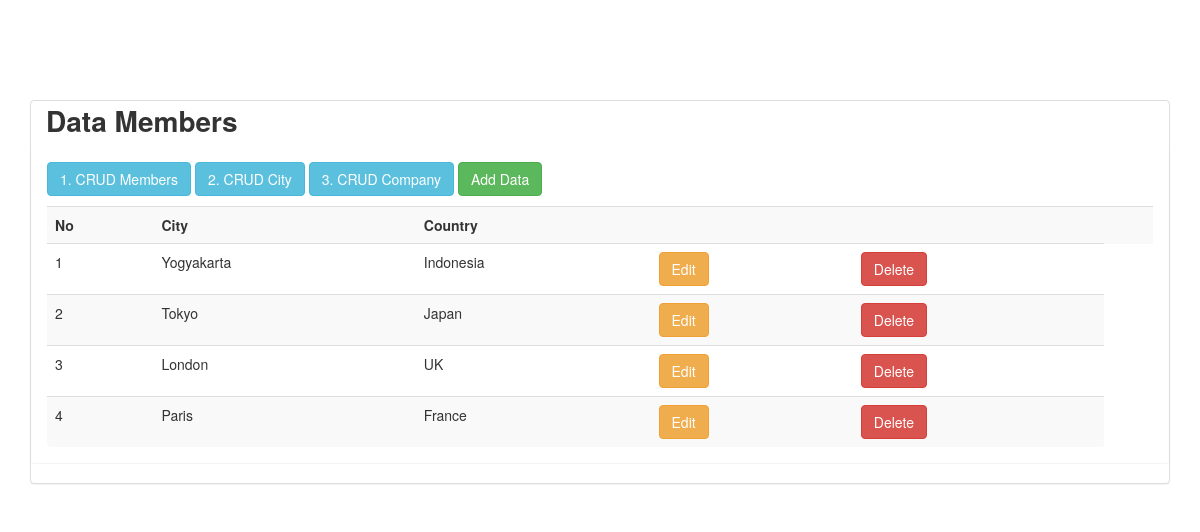
Page /indexCity.php on the committed database.
### tables this page shows
CREATE TABLE `city` (
  `idcity` int(11) NOT NULL AUTO_INCREMENT,
  `cityname` varchar(150) DEFAULT NULL,
  `country` varchar(150) DEFAULT NULL,
  PRIMARY KEY (`idcity`)
);

### indexCity.php (the view, shortened to what this page needs)
<!DOCTYPE html>
<html>
<head>
</head>
<link rel="stylesheet" type="text/css" href="assets/css/bootstrap.min.css">
<body>
	<div class="container">
		<div class="panel panel-default" style="margin-top: 100px">
				<label style="font-size: 28px;margin-left: 15px">Data Members</label>
			<div class="panel panel-body">
				<a href="index.php" class="btn btn-info">1. CRUD Members</a>
				<a href="indexCity.php" class="btn btn-info">2. CRUD City</a>
				<a href="indexCompany.php" class="btn btn-info">3. CRUD Company</a>
				<a href="addData.php">
				<button type="button" class="btn btn-success">Add Data</button>
				</a>
				<div class="table table-responsive" style="margin-top: 10px;">
					<table class="table table-striped">
						<tr>
							<th>No</th>
							<th>City</th>
							<th>Country</th>
							<th></th>
							<th></th>
							<th></th>
						</tr>
						<?php
							include "koneksiDB.php";
							$query = "SELECT * FROM city";
							$sql = mysqli_query($kon,$query);
							$no=0;
							while ($row = mysqli_fetch_array($sql)) {
								$no++;
						?>
							<tr>
								<td><?php echo $no; ?></td>
								<td><?php echo $row["cityname"]; ?></td>
								<td><?php echo $row["country"]; ?></td>
								<td>
									 <a href="editCity.php?id=<?php echo $row['idcity'] ?>" title="edit" class="btn btn-warning">Edit</a>
								</td>
								<td>
									<a href="deleteCity.php?id=<?php echo $row['idcity'] ?>" title="delete" class="btn btn-danger">Delete</a>
								</td>
							</tr>
								<?php
							}
						?>
					</table>
				</div>
			</div>
		</div>
	</div>
</body>
</html>

### rows in the picture
city: cityname "Yogyakarta", country "Indonesia"
city: cityname "Tokyo", country "Japan"
city: cityname "London", country "UK"
city: cityname "Paris", country "France"
